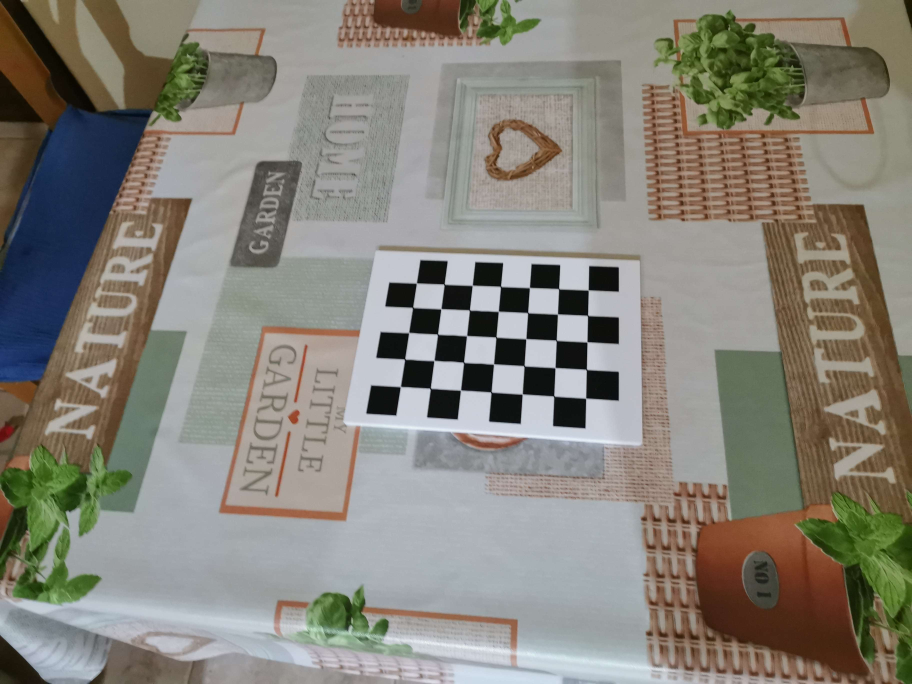
#> input picture Etapas/Fase 1/data/my_frame-00.jpg, 3648 x 2736 px (shown at 1/4 size)
$ python pipeline.py
#> lines starting #> are read from the running program, lines starting #| are printed output that depends on the picture
### Etapas/Fase 1/calib.py
import cv2
from PIL import Image
import numpy as np

def calibracion(rutas_imagenes, tamano_tablero=(7, 5), tamano_cuadro=31, homografias=[]):
#> called with tamano_tablero = (7, 5), tamano_cuadro = 31
    V = []
    puntos_mundo = []
    for ruta in rutas_imagenes:
        imagen = Image.open(ruta).convert('RGB')
#> imagen is the input picture: PIL image 3648x2736 RGB; mean R, G, B 133.6, 130.3, 121.1

        if imagen.width > 800:
            muevo_tamano = (imagen.width // 4, imagen.height // 4)
#> muevo_tamano = (912, 684)
            imagen = imagen.resize(muevo_tamano)
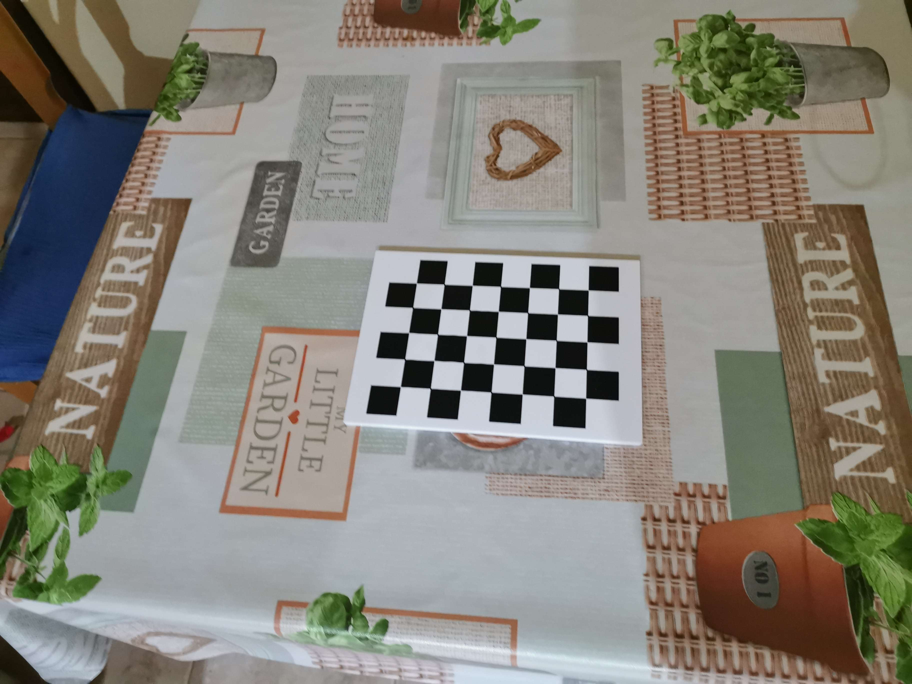
#> imagen: PIL image 912x684 RGB; mean R, G, B 133.6, 130.3, 121.1

        imagen = np.array(imagen)[:, :, ::-1]
#> imagen: shape (684, 912, 3)

        gris = cv2.cvtColor(imagen, cv2.COLOR_BGR2GRAY)
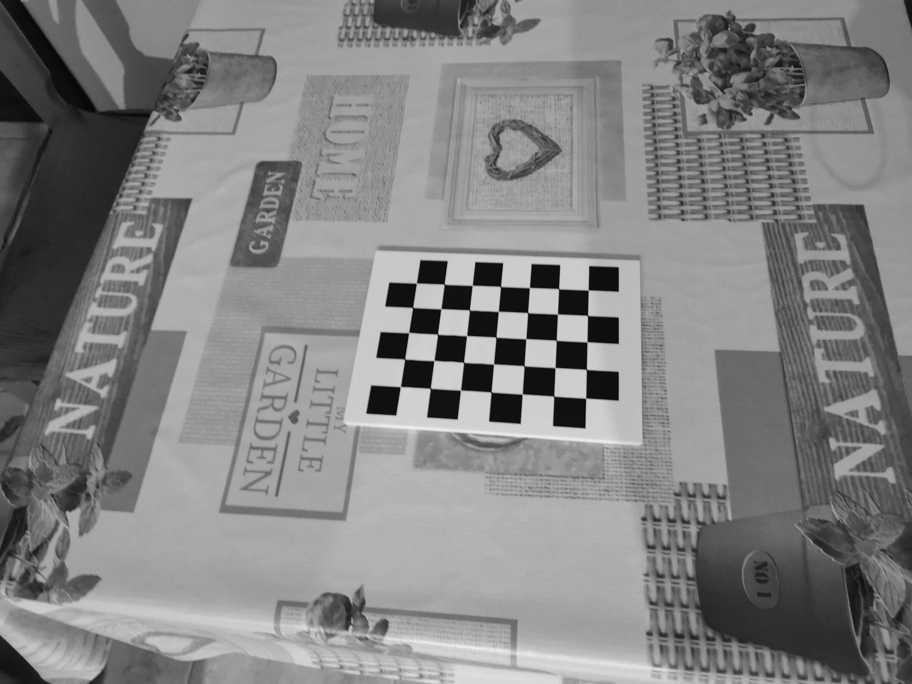
#> gris: shape (684, 912); min 5, max 242, mean 130.2

        # Definir el tamaño del patrón del tablero de ajedrez (número de esquinas internas)
        # Por ejemplo, un tablero de 9x6 cuadros tiene 8x5 esquinas internas

        puntos_mundo = np.zeros((tamano_tablero[0] * tamano_tablero[1], 2), np.float32)
        puntos_mundo[:, :] = np.mgrid[0:tamano_tablero[0], 0:tamano_tablero[1]].T.reshape(-1, 2)
        puntos_mundo *= tamano_cuadro

        # Encontrar las esquinas del tablero
        encontrado, esquinas = cv2.findChessboardCorners(gris, tamano_tablero, None)
#> encontrado = True; esquinas = 35 rows, first 8: [416.4, 283], [444, 284.1], [472.3, 285.3], [500.5, 286.3], [529.4, 287.5], [558.5, 288.7], [588.2, 290], [412.5, 307.4]

        esquinas_lista = esquinas.reshape(-1, 2).tolist()
#> esquinas_lista = 35 pairs, first value 400.4 to 588.2, second value 283 to 398.2
        esquinas_lista = np.array(esquinas_lista)

        # Si se encuentran las esquinas, refinarlas y mostrarlas
        if encontrado:
            # Refinar las ubicaciones de las esquinas
            criterios = (cv2.TERM_CRITERIA_EPS + cv2.TERM_CRITERIA_MAX_ITER, 30, 0.001)
            esquinas = cv2.cornerSubPix(gris, esquinas, (11,11), (-1,-1), criterios)
#> esquinas = 35 rows, first 8: [416.4, 283.1], [444.2, 284.2], [472.2, 285.3], [500.5, 286.4], [529.4, 287.6], [558.6, 288.7], [588.2, 289.9], [412.6, 307.4]

            # [7 lines of commented-out code are left out]
        else:
            print("No se encontraron las esquinas del tablero.")

        h = calcular_homografia_dlt(puntos_mundo, esquinas_lista)
#> the loop in calcular_homografia_dlt, `for i in range(len(puntos_origen)):` made 35 passes
#> (xd, yd) on passes 1 to 12: (416.4, 283), (444, 284.1), (472.3, 285.3), (500.5, 286.3), (529.4, 287.5), (558.5, 288.7), (588.2, 290), (412.5, 307.4), (440.8, 308.7), (469.3, 309.9), (498.3, 311.3), (527.6, 312.6)
#> after the loop in calcular_homografia_dlt, `for i in range(len(puntos_origen)):`: A = 35 items
#> in calcular_homografia_dlt, `u, d, vT = np.linalg.svd(A)`:
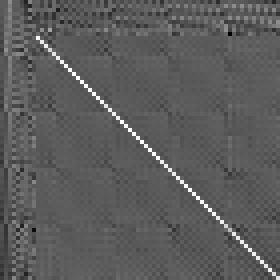
#> u: shape (70, 70) float64 (shown 4 times larger); min -0.549, max 0.963, mean -0.000679; drawn with min black and max white
#> in calcular_homografia_dlt, `u, d, vT = np.linalg.svd(A)`: d = [482237.3, 175735.6, 1457.5, 742.5, 295.9, 36.29, 28.29, 2.48, 0.00117]
#> in calcular_homografia_dlt, `H = vT[-1].reshape(3, 3)`: H = [[-0.00159, 0.000729, -0.827], [4.45e-05, -0.0012, -0.562], [4.06e-07, 1.18e-06, -0.00199]]
#> h = [[0.803, -0.367, 416.4], [-0.0224, 0.603, 283], [-0.000205, -0.000595, 1]]
        homografias.append(h)
        mean_error, individual_errors = reprojection_error(h, puntos_mundo, esquinas_lista)
#> in reprojection_error, `projected = (H @ src_homog.T).T`: projected = 35 rows, first 8: [416.4, 283, 1], [441.2, 282.3, 0.994], [466.1, 281.6, 0.987], [491, 280.9, 0.981], [515.9, 280.2, 0.975], [540.8, 279.5, 0.968], [565.7, 278.8, 0.962], [405, 301.7, 0.982]
#> in reprojection_error, `projected /= projected[:, [2]]`: projected = 35 rows, first 8: [416.4, 283, 1], [444.1, 284.1, 1], [472.1, 285.2, 1], [500.6, 286.4, 1], [529.3, 287.5, 1], [558.5, 288.7, 1], [588.1, 289.9, 1], [412.6, 307.4, 1]
#> in reprojection_error, `error = np.linalg.norm(dst_pts - projected[:, :2], axis=1)`: error = 35 values, max 0.3 at index 28, min 0.00051 at index 0, mean 0.0884
#> in reprojection_error, `mean_error = np.mean(error)`: mean_error = 0.0884
#> mean_error = 0.0884; individual_errors has the same summary as error in reprojection_error
        #print("Error de reproyección promedio:", mean_error)
        v = matriz_v(h)
#> in matriz_v, `v_12 = v_ij(matriz, 0, 1)`: v_12 = [-0.295, 0.492, -0.000402, -0.0135, -0.00011, 1.22e-07]
#> in matriz_v, `v_11 = v_ij(matriz, 0, 0)`: v_11 = [0.645, -0.036, -0.000329, 0.000503, 9.17e-06, 4.19e-08]
#> in matriz_v, `v_22 = v_ij(matriz, 1, 1)`: v_22 = [0.135, -0.443, 0.000437, 0.363, -0.000717, 3.54e-07]
#> in matriz_v, `v = np.vstack((v_12, v_11-v_22))`: v = [[-0.295, 0.492, -0.000402, -0.0135, -0.00011, 1.22e-07], [0.51, 0.407, -0.000765, -0.363, 0.000726, -3.12e-07]]
        V.append(v)
#> pass 2 of the loop in calibracion, `for ruta in rutas_imagenes:`:
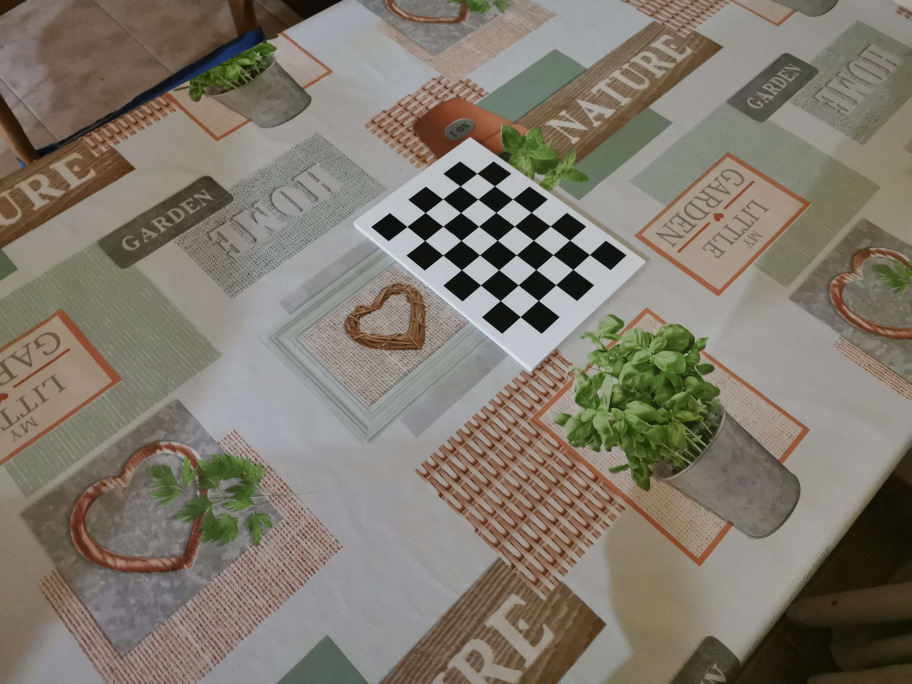
#> input picture Etapas/Fase 1/data/my_frame-01.jpg, 3648 x 2736 px (shown at 1/4 size)
#> in calibracion, imagen is the input picture: PIL image 3648x2736 RGB; mean R, G, B 128, 121, 109.6
#> in calibracion, `gris = cv2.cvtColor(imagen, cv2.COLOR_BGR2GRAY)`:
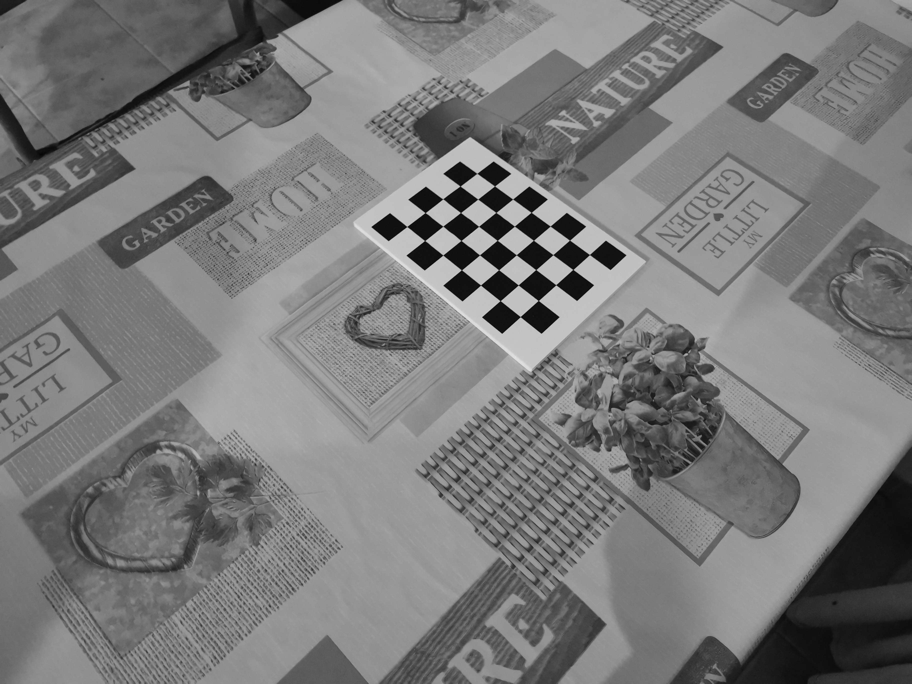
#> gris: shape (684, 912); min 3, max 226, mean 121.8
#> in calibracion, `encontrado, esquinas = cv2.findChessboardCorners(gris, tamano_tablero,..`: esquinas = 35 rows, first 8: [476.8, 173.4], [494.6, 186], [512.6, 199], [531.1, 212.4], [550.2, 226.1], [569.5, 240.1], [589.5, 254.5], [460, 186]
#> esquinas_lista = 35 pairs, first value 406.8 to 589.5, second value 173.4 to 316.6
#> in calibracion, `esquinas = cv2.cornerSubPix(gris, esquinas, (11,11), (-1,-1), criterios)`: esquinas = 35 rows, first 8: [476.9, 173.3], [494.6, 185.9], [512.6, 199], [531.2, 212.3], [550.1, 226.1], [569.6, 240.1], [589.5, 254.6], [460.1, 186]
#> the loop in calcular_homografia_dlt (call 2), `for i in range(len(puntos_origen)):` made 35 passes
#> in calcular_homografia_dlt (call 2), `u, d, vT = np.linalg.svd(A)`:
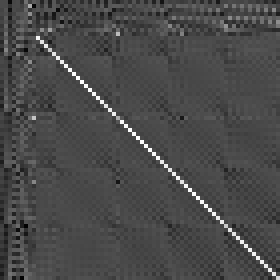
#> u: shape (70, 70) float64 (shown 4 times larger); min -0.399, max 0.964, mean -0.00262; drawn with min black and max white
#> d = [436787.6, 158719.2, 1382.5, 743, 293.7, 37.53, 28.91, 2.01, 0.00101]
#> H = [[-0.000759, 0.00144, -0.94], [-0.000675, -0.000665, -0.341], [7.36e-07, 8.01e-07, -0.00197]]
#> h = [[0.385, -0.73, 476.9], [0.342, 0.337, 173.2], [-0.000374, -0.000406, 1]]
#> in reprojection_error (call 2), `projected = (H @ src_homog.T).T`: projected = 35 rows, first 8: [476.9, 173.2, 1], [488.8, 183.8, 0.988], [500.8, 194.4, 0.977], [512.7, 205, 0.965], [524.6, 215.6, 0.954], [536.6, 226.3, 0.942], [548.5, 236.9, 0.931], [454.3, 183.6, 0.987]
#> in reprojection_error (call 2), `projected /= projected[:, [2]]`: projected = 35 rows, first 8: [476.9, 173.2, 1], [494.6, 186, 1], [512.6, 199, 1], [531.1, 212.4, 1], [550.1, 226.1, 1], [569.5, 240.2, 1], [589.4, 254.6, 1], [460.1, 186, 1]
#> in calibracion, `mean_error, individual_errors = reprojection_error(h, puntos_mundo, es..`: mean_error = 0.0656; individual_errors = 35 values, max 0.348 at index 14, min 0.0103 at index 32, mean 0.0656
#> in calibracion, `v = matriz_v(h)`: v = [[-0.281, -0.12, 0.000116, 0.115, -0.000265, 1.52e-07], [-0.385, 0.756, -0.000881, 0.00347, 1.82e-05, -2.55e-08]]
#> pass 3 of the loop in calibracion, `for ruta in rutas_imagenes:`:
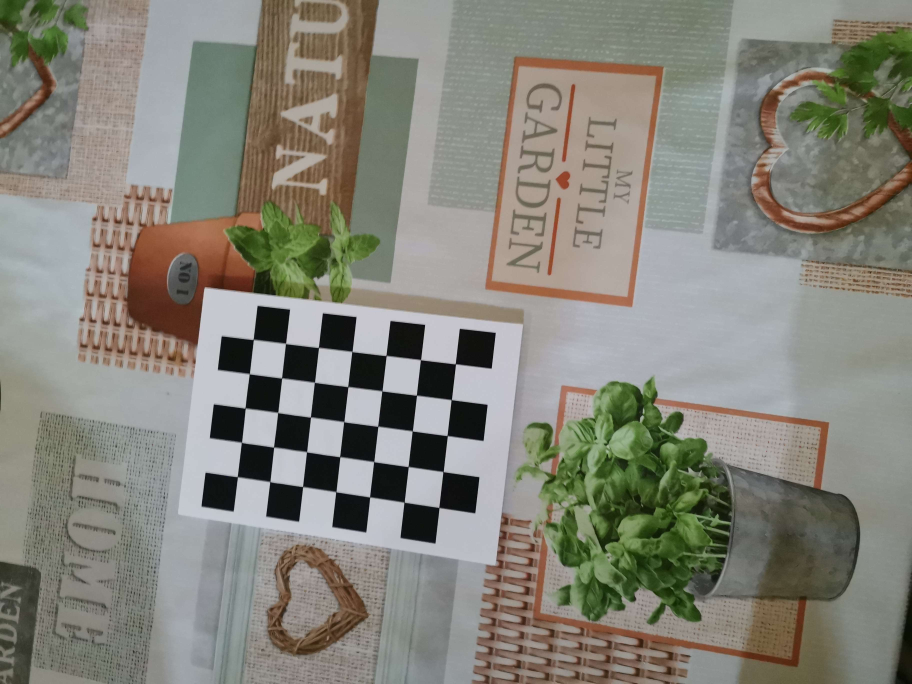
#> input picture Etapas/Fase 1/data/my_frame-02.jpg, 3648 x 2736 px (shown at 1/4 size)
#> in calibracion, imagen is the input picture: PIL image 3648x2736 RGB; mean R, G, B 132, 130.8, 120.7
#> in calibracion, `gris = cv2.cvtColor(imagen, cv2.COLOR_BGR2GRAY)`:
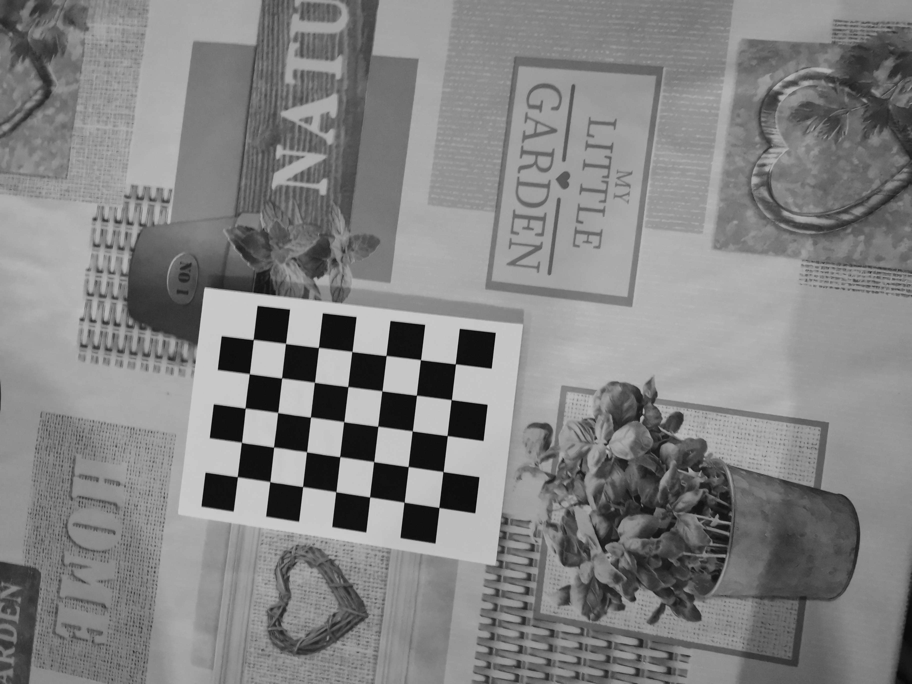
#> gris: shape (684, 912); min 2, max 210, mean 130.1
#> in calibracion, `encontrado, esquinas = cv2.findChessboardCorners(gris, tamano_tablero,..`: esquinas = 35 rows, first 8: [253.3, 339.4], [285.5, 343.4], [318.4, 347.5], [351.8, 351.5], [386.1, 355.5], [420.5, 359.7], [455.4, 363.8], [249.3, 373.7]
#> esquinas_lista = 35 pairs, first value 237.3 to 455.4, second value 339.4 to 507.5
#> in calibracion, `esquinas = cv2.cornerSubPix(gris, esquinas, (11,11), (-1,-1), criterios)`: esquinas = 35 rows, first 8: [253.3, 339.5], [285.5, 343.4], [318.5, 347.4], [351.9, 351.4], [386.1, 355.5], [420.5, 359.6], [455.4, 363.8], [249.4, 373.7]
#> the loop in calcular_homografia_dlt (call 3), `for i in range(len(puntos_origen)):` made 35 passes
#> in calcular_homografia_dlt (call 3), `u, d, vT = np.linalg.svd(A)`:
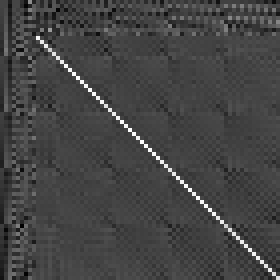
#> u: shape (70, 70) float64 (shown 4 times larger); min -0.357, max 0.964, mean -0.00212; drawn with min black and max white
#> d = [444859.4, 161692.6, 1292.9, 741.4, 298.3, 47.61, 34.02, 2.41, 0.00154]
#> H = [[-0.0023, 0.0003, -0.598], [-9.6e-05, -0.00261, -0.802], [5.84e-07, -1.19e-09, -0.00236]]
#> h = [[0.975, -0.127, 253.1], [0.0406, 1.11, 339.5], [-0.000247, 5.03e-07, 1]]
#> in reprojection_error (call 3), `projected = (H @ src_homog.T).T`: projected = 35 rows, first 8: [253.1, 339.5, 1], [283.4, 340.8, 0.992], [313.6, 342, 0.985], [343.8, 343.3, 0.977], [374, 344.6, 0.969], [404.3, 345.8, 0.962], [434.5, 347.1, 0.954], [249.2, 373.8, 1]
#> in reprojection_error (call 3), `projected /= projected[:, [2]]`: projected = 35 rows, first 8: [253.1, 339.5, 1], [285.6, 343.4, 1], [318.5, 347.4, 1], [351.9, 351.4, 1], [385.9, 355.5, 1], [420.4, 359.6, 1], [455.5, 363.8, 1], [249.2, 373.8, 1]
#> in calibracion, `mean_error, individual_errors = reprojection_error(h, puntos_mundo, es..`: mean_error = 0.104; individual_errors = 35 values, max 0.181 at index 10, min 0.0365 at index 34, mean 0.104
#> in calibracion, `v = matriz_v(h)`: v = [[-0.124, 1.07, 3.19e-05, 0.0449, -0.000274, -1.24e-10], [0.935, 0.36, -0.000482, -1.22, -2.12e-05, 6.12e-08]]
#> the loop made 7 passes; the first 3 are shown

        #homografias.append(H)
    V = np.array(V)
    V = V.reshape(-1, 6)
    B = matriz_b(V)
    K = matriz_k(B)
    '''K = np.linalg.cholesky(B)
    K = np.linalg.inv(K).T
    K = K / K[2, 2]'''
    return K

def reprojection_error(H, src_pts, dst_pts):
    """
    Calcula el error de reproyección dado H y listas de puntos correspondientes.
    - H: matriz 3x3
    - src_pts: Nx2 puntos originales (x, y)
    - dst_pts: Nx2 puntos destino esperados (x', y')
    """

    src_homog = np.hstack((src_pts, np.ones((src_pts.shape[0], 1))))  # Nx3
    projected = (H @ src_homog.T).T  # Nx3

    # Normalizar coordenadas homogéneas
    projected /= projected[:, [2]]  # divide x, y por w

    # Calcular distancias euclidianas
    error = np.linalg.norm(dst_pts - projected[:, :2], axis=1)
    mean_error = np.mean(error)

    return mean_error, error

def calcular_homografia_dlt(puntos_origen, puntos_destino):
    # Calcula la matriz de homografía usando el algoritmo DLT a partir de 4 puntos.
    A = []
    for i in range(len(puntos_origen)):
        (x,y) = puntos_origen[i]
        (xd,yd) = puntos_destino[i]
        a = np.array([[-x,-y, -1, 0, 0, 0, x*xd, y*xd, xd],
                    [0,0, 0, -x, -y, -1, x*yd, y*yd, yd]])
        A.append(a)
    A = np.vstack(A)

    u, d, vT = np.linalg.svd(A)

    H = vT[-1].reshape(3, 3)
    # IMPLEMENTA EL ALGORITMO DLT
    return H / H[2, 2]

def v_ij(H, i, j):
    return np.array([
        H[0, i] * H[0, j],
        H[0, i] * H[1, j] + H[1, i] * H[0, j],
        H[2, i] * H[0, j] + H[0, i] * H[2, j],
        H[1, i] * H[1, j],
        H[2, i] * H[1, j] + H[1, i] * H[2, j],
        H[2, i] * H[2, j]
    ])

def matriz_v(matriz):
    v_12 = v_ij(matriz, 0, 1)
    v_11 = v_ij(matriz, 0, 0)
    v_22 = v_ij(matriz, 1, 1)

    v = np.vstack((v_12, v_11-v_22))

    v = np.array(v)
    return v

# [61 lines left out: functions matriz_b, matriz_k, matriz_p, not called in this run]

### Etapas/Fase 1/pipeline.py
import calib
import factorizacion_P
import matriz_fundamental_F
import matriz_esencial_E
import numpy as np
from PIL import Image

rutas_imagenes = ["data/my_frame-00.jpg", "data/my_frame-01.jpg", "data/my_frame-02.jpg", "data/my_frame-03.jpg", "data/my_frame-04.jpg", "data/my_frame-05.jpg", "data/my_frame-07.jpg"]
tamano_tablero = (7, 5)
tamano_cuadro = 31
homografias = []

#> (the run stopped early here; a loop or call above may not have finished)
